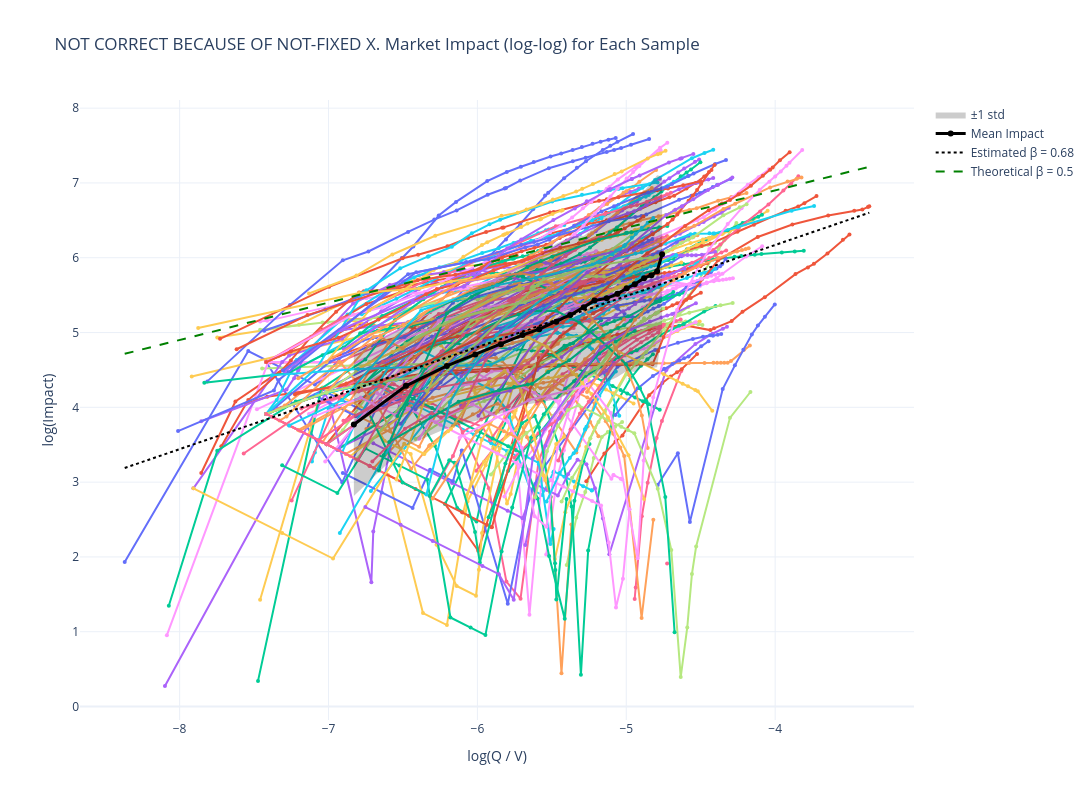

Notebook source saved alongside this figure:
### Code cell
fig, ref_line_x, y_mean, y_std, beta_hat, log_lambda_hat = plot_market_impact_loglog_regression(
    merged=merged,
    msg_dict=m_dict,
    hist_steps=hist_steps,
    gen_block=gen_block,
    num_insertions=num_insertions,
    n_gen_msgs=n_gen_msgs,
    midprice_step_size=midprice_step_size,
)
fig.show()
